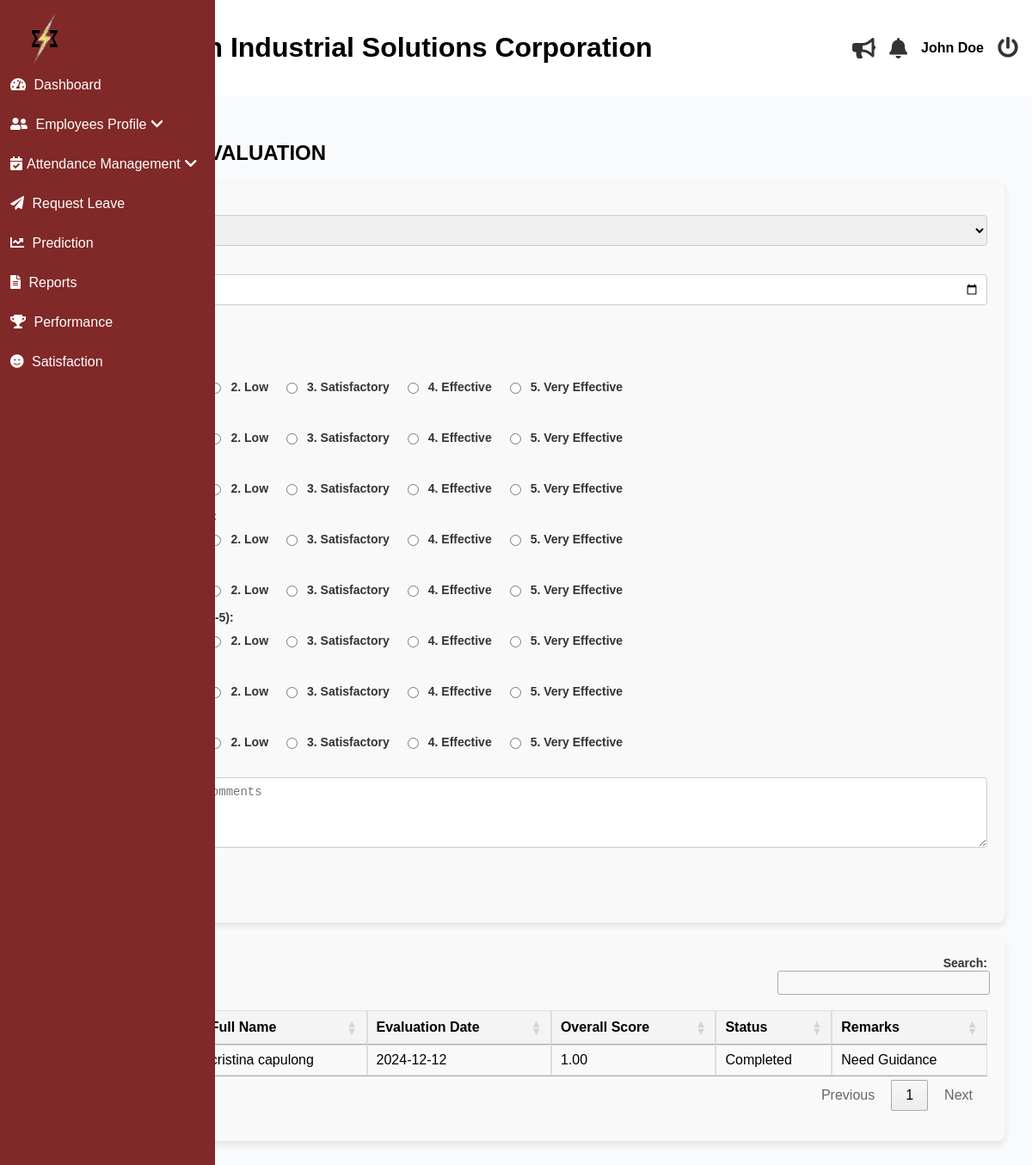
The page /admin/performance-evaluation.php (signed in) on the database its author committed.
### tables this page shows
CREATE TABLE `performance_evaluations` (
  `id` int(11) NOT NULL,
  `employee_id` int(11) NOT NULL,
  `admin_id` int(11) NOT NULL,
  `evaluation_date` date NOT NULL,
  `criteria` text NOT NULL,
  `comments` text DEFAULT NULL,
  `remarks` text DEFAULT NULL,
  `overall_score` decimal(5,2) NOT NULL,
  `status` varchar(50) NOT NULL
);

CREATE TABLE `employees` (
  `id` int(11) NOT NULL,
  `last_name` varchar(255) NOT NULL,
  `first_name` varchar(255) NOT NULL,
  `middle_name` varchar(255) NOT NULL,
  `email` varchar(100) NOT NULL,
  `position` varchar(255) NOT NULL,
  `hire_date` date NOT NULL,
  `department` varchar(255) NOT NULL,
  `employment_status` varchar(255) NOT NULL,
  `employee_id` int(20) NOT NULL,
  `user_type` int(11) NOT NULL DEFAULT 2 COMMENT '1=admin, 2=staff, 3=super admin',
  `password` varchar(255) NOT NULL,
  `e_status` int(11) NOT NULL DEFAULT 1,
  `date_of_birth` date DEFAULT NULL,
  `contact_number` varchar(20) DEFAULT NULL,
  `perma_address` text DEFAULT NULL,
  `civil_status` varchar(10) DEFAULT NULL,
  `sss_number` varchar(15) DEFAULT NULL,
  `philhealth_number` varchar(15) DEFAULT NULL,
  `pagibig_number` varchar(15) DEFAULT NULL,
  `tin_number` varchar(15) DEFAULT NULL,
  `emergency_contact_name` varchar(50) DEFAULT NULL,
  `emergency_contact_number` varchar(15) DEFAULT NULL,
  `educational_background` enum('High School Graduate','Vocational Graduate','College Undergraduate','College Graduate','Postgraduate') DEFAULT NULL,
  `skills` text DEFAULT NULL,
  `username` varchar(255) NOT NULL,
  `leave_credit` int(11) DEFAULT 0
);

### admin/performance-evaluation.php (the view, shortened to what this page needs)
<?php include('header.php'); ?>
<?php include('includes/sideBar.php'); ?>
<main class="main-content">
    <section id="dashboard">
        <h2>PERFORMANCE EVALUATION</h2>
        <?php
        $conn = mysqli_connect('localhost', 'root', '', 'esetech');
        $sql = "SELECT * FROM employees";
        $employees_result = mysqli_query($conn, $sql);
        $query = "SELECT
        performance_evaluations.evaluation_date,
        performance_evaluations.status,
        performance_evaluations.overall_score,
        employees.employee_id,
        employees.first_name,
        employees.last_name,
        performance_evaluations.remarks
        FROM performance_evaluations
        JOIN employees ON performance_evaluations.employee_id = employees.employee_id
        ORDER BY performance_evaluations.evaluation_date DESC";
$result = mysqli_query($conn, $query);
        ?>
        <form method="POST" class="evaluation-form">
            <div class="form-group">
                <label for="employee_id">Employee:</label>
                <select name="employee_id" required class="form-control">
                    <?php while ($row = mysqli_fetch_assoc($employees_result)) { ?>
                        <option value="<?php echo $row['employee_id']; ?>">
                            <?php echo $row['first_name'] . " " . $row['last_name']; ?>
                        </option>
                    <?php } ?>
                </select>
            </div>
            <div class="form-group">
                <label for="evaluation_date">Evaluation Date:</label>
                <input type="date" name="evaluation_date" required class="form-control">
            </div>
            <h3>Performance Criteria</h3>
            <div class="form-group">
                <label for="job_knowledge">1. Job Knowledge (1-5):</label>
                <div class="radio-choices">
                    <div class="radio-choice">
                        <label class="radio-label">1. Need Guidance</label>
                    </div>
                    <div class="radio-choice">
                        <input type="radio" name="job_knowledge" value="2">
                        <label class="radio-label">2. Low</label>
                    </div>
                    <div class="radio-choice">
                        <input type="radio" name="job_knowledge" value="3">
                        <label class="radio-label">3. Satisfactory</label>
                    </div>
                    <div class="radio-choice">
                        <input type="radio" name="job_knowledge" value="4">
                        <label class="radio-label">4. Effective</label>
                    </div>
                    <div class="radio-choice">
                        <input type="radio" name="job_knowledge" value="5">
                        <label class="radio-label">5. Very Effective</label>
                    </div>
                </div>
            </div>
            <div class="form-group">
                <label for="quality_of_work">2. Quality of Work (1-5):</label>
                <div class="radio-choices">
                    <div class="radio-choice">
                        <label class="radio-label">1. Need Guidance</label>
                    </div>
                    <div class="radio-choice">
                        <input type="radio" name="quality_of_work" value="2">
                        <label class="radio-label">2. Low</label>
                    </div>
                    <div class="radio-choice">
                        <input type="radio" name="quality_of_work" value="3">
                        <label class="radio-label">3. Satisfactory</label>
                    </div>
                    <div class="radio-choice">
                        <input type="radio" name="quality_of_work" value="4">
                        <label class="radio-label">4. Effective</label>
                    </div>
                    <div class="radio-choice">
                        <input type="radio" name="quality_of_work" value="5">
                        <label class="radio-label">5. Very Effective</label>
                    </div>
                </div>
            </div>
            <div class="form-group">
                <label for="work_ethic">3. Work Ethic (1-5):</label>
                <div class="radio-choices">
                    <div class="radio-choice">
                        <label class="radio-label">1. Need Guidance</label>
                    </div>
                    <div class="radio-choice">
                        <input type="radio" name="work_ethic" value="2">
                        <label class="radio-label">2. Low</label>
                    </div>
                    <div class="radio-choice">
                        <input type="radio" name="work_ethic" value="3">
                        <label class="radio-label">3. Satisfactory</label>
                    </div>
                    <div class="radio-choice">
                        <input type="radio" name="work_ethic" value="4">
                        <label class="radio-label">4. Effective</label>
                    </div>
                    <div class="radio-choice">
                        <input type="radio" name="work_ethic" value="5">
                        <label class="radio-label">5. Very Effective</label>
                    </div>
                </div>
            </div>
            <div class="form-group">
                <label for="communication_skills">4. Communication Skills (1-5):</label>
                <div class="radio-choices">
                    <div class="radio-choice">
                        <label class="radio-label">1. Need Guidance</label>
                    </div>
                    <div class="radio-choice">
                        <input type="radio" name="communication_skills" value="2">
                        <label class="radio-label">2. Low</label>
                    </div>
                    <div class="radio-choice">
                        <input type="radio" name="communication_skills" value="3">
                        <label class="radio-label">3. Satisfactory</label>
                    </div>
                    <div class="radio-choice">
                        <input type="radio" name="communication_skills" value="4">
                        <label class="radio-label">4. Effective</label>
                    </div>
                    <div class="radio-choice">
                        <input type="radio" name="communication_skills" value="5">
                        <label class="radio-label">5. Very Effective</label>
                    </div>
                </div>
            </div>
            <div class="form-group">
                <label for="punctuality">5. Punctuality (1-5):</label>
                <div class="radio-choices">
                    <div class="radio-choice">
                        <label class="radio-label">1. Need Guidance</label>
                    </div>
                    <div class="radio-choice">
                        <input type="radio" name="punctuality" value="2">
                        <label class="radio-label">2. Low</label>
                    </div>
                    <div class="radio-choice">
                        <input type="radio" name="punctuality" value="3">
                        <label class="radio-label">3. Satisfactory</label>
                    </div>
                    <div class="radio-choice">
                        <input type="radio" name="punctuality" value="4">
                        <label class="radio-label">4. Effective</label>
                    </div>
                    <div class="radio-choice">
                        <input type="radio" name="punctuality" value="5">
                        <label class="radio-label">5. Very Effective</label>
                    </div>
                </div>
            </div>
            <div class="form-group">
                <label for="goals_achievements">6. Goals and Achievements (1-5):</label>
                <div class="radio-choices">
                    <div class="radio-choice">
                        <label class="radio-label">1. Need Guidance</label>
                    </div>
                    <div class="radio-choice">
                        <input type="radio" name="goals_achievements" value="2">
                        <label class="radio-label">2. Low</label>
                    </div>
                    <div class="radio-choice">
                        <input type="radio" name="goals_achievements" value="3">
                        <label class="radio-label">3. Satisfactory</label>
                    </div>
                    <div class="radio-choice">
                        <input type="radio" name="goals_achievements" value="4">
                        <label class="radio-label">4. Effective</label>
                    </div>
                    <div class="radio-choice">
                        <input type="radio" name="goals_achievements" value="5">
                        <label class="radio-label">5. Very Effective</label>
                    </div>
                </div>
            </div>
            <div class="form-group">
                <label for="attendance">7. Attendance (1-5):</label>
                <div class="radio-choices">
                    <div class="radio-choice">
                        <label class="radio-label">1. Need Guidance</label>
                    </div>
                    <div class="radio-choice">
                        <input type="radio" name="attendance" value="2">
                        <label class="radio-label">2. Low</label>
                    </div>
                    <div class="radio-choice">
                        <input type="radio" name="attendance" value="3">
                        <label class="radio-label">3. Satisfactory</label>
                    </div>
                    <div class="radio-choice">
                        <input type="radio" name="attendance" value="4">
                        <label class="radio-label">4. Effective</label>
                    </div>
                    <div class="radio-choice">
                        <input type="radio" name="attendance" value="5">
                        <label class="radio-label">5. Very Effective</label>
                    </div>
                </div>
            </div>
            <div class="form-group">
                <label for="housekeeping">8. Housekeeping (1-5):</label>
                <div class="radio-choices">
                    <div class="radio-choice">
                        <label class="radio-label">1. Need Guidance</label>
                    </div>
                    <div class="radio-choice">
                        <input type="radio" name="housekeeping" value="2">
                        <label class="radio-label">2. Low</label>
                    </div>
                    <div class="radio-choice">
                        <input type="radio" name="housekeeping" value="3">
                        <label class="radio-label">3. Satisfactory</label>
                    </div>
                    <div class="radio-choice">
                        <input type="radio" name="housekeeping" value="4">
                        <label class="radio-label">4. Effective</label>
                    </div>
                    <div class="radio-choice">
                        <input type="radio" name="housekeeping" value="5">
                        <label class="radio-label">5. Very Effective</label>
                    </div>
                </div>
            </div>
            <div class="form-group">
                <label for="comments">Comments:</label>
                <textarea name="comments" rows="4" placeholder="Enter any additional comments" class="form-control"></textarea>
            </div>
            <button type="submit" class="btn btn-primary">Submit Evaluation</button>
        </form>
        <br>
        <link rel="stylesheet" href="https://cdn.datatables.net/1.13.5/css/jquery.dataTables.min.css" />
        <form method="POST" class="evaluation-form">
            <div class="form-group">
        <table id="myTable" class="evaluation-table">
    <thead>
        <tr>
            <th>Employee ID</th>
            <th>Full Name</th>
            <th>Evaluation Date</th>
            <th>Overall Score</th>
            <th>Status</th>
            <th>Remarks</th>
        </tr>
    </thead>
    <tbody>
    <?php
    if ($result && mysqli_num_rows($result) > 0) {
        while ($row = mysqli_fetch_assoc($result)) {
            echo "<tr>";
            echo "<td>" . $row['employee_id'] . "</td>";
            echo "<td>" . $row['first_name'] . " " . $row['last_name'] . "</td>";
            echo "<td>" . $row['evaluation_date'] . "</td>";
            echo "<td>" . $row['overall_score'] . "</td>";
            echo "<td>" . $row['status'] . "</td>";
            echo "<td>" . (isset($row['remarks']) ? $row['remarks'] : 'No Remarks') . "</td>";
            echo "</tr>";
        }
    } else {
        echo "<tr><td colspan='6'>No evaluations found.</td></tr>";
    }
    ?>
    </tbody>
</table>
    </div>
    </form>
    </section>
</main>
<?php include('footer.php'); ?>

### rows shown on the page
performance_evaluations: employees.first_name "cristina", employees.last_name "capulong", evaluation_date "2024-12-12", overall_score "1.00", status "Completed", remarks "Need Guidance"

### other values the page prints
$_SESSION['fullname'] "John Doe"
form field employee_id "cristina capulong"
